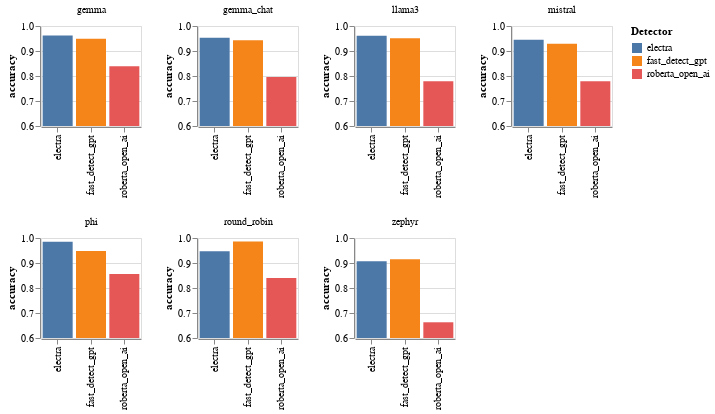

Source (notebook cell):
### Code cell
zero_shot_detectors_and_best_trained = ["fast_detect_gpt", "roberta_base_open_ai", "electra_large_phi"]
zero_shot_only_only_df = freeze_base_df[freeze_base_df["detector"].apply(lambda x: x in zero_shot_detectors_and_best_trained)]

# same as above but with bar chart
bar_chart = alt.Chart(zero_shot_only_only_df).mark_bar().encode(
    alt.X('detector_short_name:N', sort=None, title=None),
    alt.Y('accuracy:Q').scale(alt.Scale(domain=(0.6, 1), clamp=True)),
    #alt.Y('accuracy:Q'),
    alt.Color("detector_short_name:N", title="Detector"),
    column=alt.Column("dataset:N", title=None)
).properties(
    width=100,
    height=100,  
)

# spread the char into two rows
grid_chart = alt.vconcat()
nb_rows = 2
nb_dataset_per_row = 4

datasets = zero_shot_only_only_df["dataset"].unique()
for i in range(nb_rows):
    row = alt.hconcat()
    for j in range(nb_dataset_per_row):
        if i*nb_dataset_per_row + j >= len(datasets):
            break
        row |= bar_chart.transform_filter(
            alt.datum.dataset == datasets[i*nb_dataset_per_row + j]
        )
    grid_chart &= row

grid_chart.configure_axis(
    labelFontSize=12,
    titleFontSize=12,
).configure_legend(
    labelFontSize=12,
    titleFontSize=12,
    titleLimit=0
).configure_header(
    titleFontSize=12,
    labelFontSize=12
)
grid_chart.save("notebooks/plots/heatmap_zero_shot_bar.png")

grid_chart
